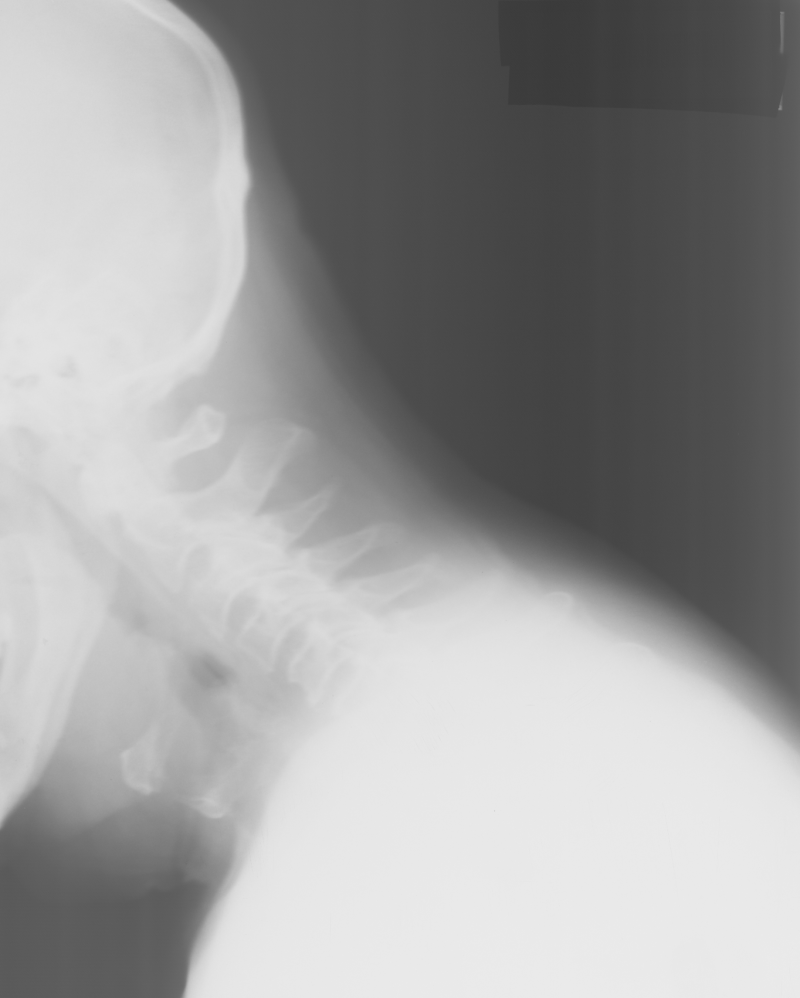
#> input picture exam/data/pixelwiseOperations/vertebra.png, 800 x 998 px, found by its file name
$ python Exercise3.py
#> lines starting #> are read from the running program, lines starting #| are printed output that depends on the picture; after the words box and inside, x2 and y2 are one past the last pixel; in counts of white or black regions, pixels touching at a corner belong together; long printed decimals are rounded
from skimage import color, io, measure, img_as_ubyte, img_as_float
from skimage.measure import profile_line
from skimage.transform import rescale, resize
from skimage.filters import threshold_otsu
import matplotlib.pyplot as plt
import numpy as np
import pydicom as dicom
import math

# Directory containing data and images
in_dir = "data/"

# X-ray image
im_name = "vertebra.png"

im_org = io.imread(in_dir + im_name)
#> im_org is the input picture: shape (998, 800); min 57, max 235, mean 156.2

im_name = "dark_background.png"

im_dark = io.imread(in_dir + im_name)
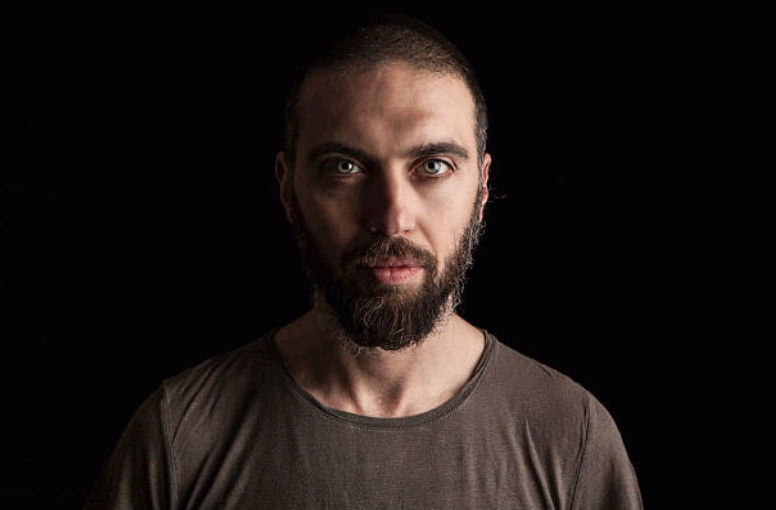
#> input picture exam/data/pixelwiseOperations/dark_background.png, 776 x 510 px, found by its file name
#> im_dark is the input picture: shape (510, 776, 3); mean R, G, B 31, 23.2, 21.8

# No the full scale of the gray-scle spectrum is not used, as
# the minimum value is 0 and the maximum value is 255
def showMinimumAndMaximumValues():
    print(f"Minimum value: {np.min(im_org)}")
#| Minimum value: 57
    print(f"Maximum value: {np.max(im_org)}")
#| Maximum value: 235
showMinimumAndMaximumValues()


# Exercise 2
# Yes it is bimodal as there are two peaks in the histogram
def displayImageAndHistogram():
    fig, ax = plt.subplots(1, 2, figsize=(10, 5))
    ax[0].imshow(im_org, cmap="gray")
    ax[0].set_title("Image")
    ax[0].axis("off")
    ax[1].hist(im_org.ravel(), bins=256, range=[0, 256])
    ax[1].set_title("Histogram")
    plt.show()
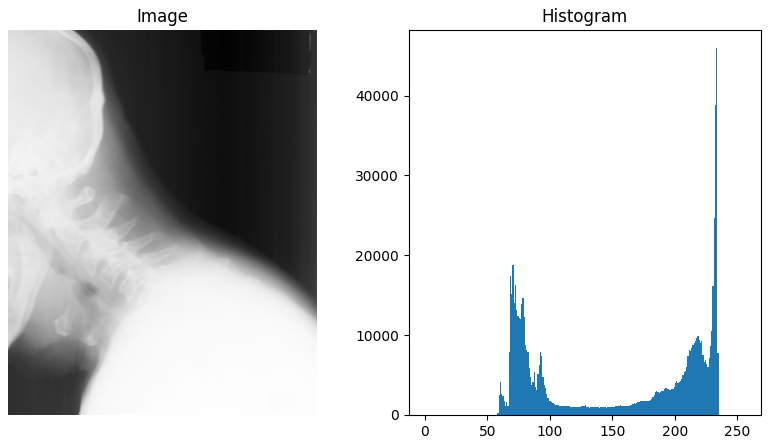
#> figure drawn by matplotlib, 2 panels; panel 2: tallest bar 45929 high, from x = 233 to 234
displayImageAndHistogram()

# Exercise 3
def showMaxAndMinOfFloatImage():
    im_float = img_as_float(im_org)
    print(f"Minimum value rgb: {np.min(im_org)}")
#| Minimum value rgb: 57
    print(f"Maximum value rgb: {np.max(im_org)}")
#| Maximum value rgb: 235
    print(f"Minimum value float: {np.min(im_float)}")
#| Minimum value float: 0.2235
    print(f"Maximum value float: {np.max(im_float)}")
#| Maximum value float: 0.9216
showMaxAndMinOfFloatImage()

# Exercise 4
# The Min and Max is as expected as they remain 57 and 235
def floatToUbyte():
    im_float = img_as_float(im_org)
    im_ubyte = img_as_ubyte(im_float)
    print(f"Minimum value: {np.min(im_ubyte)}")
#| Minimum value: 57
    print(f"Maximum value: {np.max(im_ubyte)}")
#| Maximum value: 235
floatToUbyte()

#
def histogram_stretch(img_in):
    """
    Stretches the histogram of an image
    :param img_in: Input image
    :return: Image, where the histogram is stretched so the min values is 0 and the maximum value 255
    """
    img_float = img_as_float(img_in)
    min_val = img_float.min()
#> min_val = 0.224
    max_val = img_float.max()
#> max_val = 0.922
    min_desired = 0.0
    max_desired = 1.0

    img_out = (img_float - min_val) * (max_desired - min_desired) / (max_val - min_val) + min_desired

    return img_as_ubyte(img_out)

def showHistogramStretch():
    im_stretched = histogram_stretch(im_org)
    fig, ax = plt.subplots(1, 2, figsize=(10, 5))
    ax[0].imshow(im_stretched, cmap="gray")
    ax[0].set_title("Image")
    ax[0].axis("off")
    ax[1].hist(im_stretched.ravel(), bins=256, range=[0, 256])
    ax[1].set_title("Histogram")
    plt.show()
#> figure, not shown here; panel 2: tallest bar 45929 high, from x = 252 to 253
showHistogramStretch()

# Exercise 6
def showOriginalAndStretched():
    im_stretched = histogram_stretch(im_org)
    fig, ax = plt.subplots(2, 2, figsize=(10, 10))

    # Original image and histogram
    ax[0, 0].imshow(im_org, cmap="gray")
    ax[0, 0].set_title("Original Image")
    ax[0, 0].axis("off")
    ax[0, 1].hist(im_org.ravel(), bins=256, range=[0, 256])
    ax[0, 1].set_title("Original Histogram")

    # Stretched image and histogram
    ax[1, 0].imshow(im_stretched, cmap="gray")
    ax[1, 0].set_title("Stretched Image")
    ax[1, 0].axis("off")
    ax[1, 1].hist(im_stretched.ravel(), bins=256, range=[0, 256])
    ax[1, 1].set_title("Stretched Histogram")

    plt.show()
#> figure, not shown here; panel 2: tallest bar 45929 high, from x = 233 to 234; panel 4: tallest bar 45929 high, from x = 252 to 253
showOriginalAndStretched()

# Exercise 7
def gamma_map(img, gamma):
    """
    Applies gamma correction to the input image.
    :param img: Input image
    :param gamma: Gamma value for correction
    :return: Gamma corrected image as unsigned byte
    """
#> called with gamma = 0.5
    img_float = img_as_float(img)
    img_gamma_corrected = np.power(img_float, gamma)
    return img_as_ubyte(img_gamma_corrected)

# Exercise 8
def showOriginalAndGammaCorrected(gamma):
    im_gamma_corrected = gamma_map(im_org, gamma)
    fig, ax = plt.subplots(2, 2, figsize=(10, 10))

    # Original image and histogram
    ax[0, 0].imshow(im_org, cmap="gray")
    ax[0, 0].set_title("Original Image")
    ax[0, 0].axis("off")
    ax[0, 1].hist(im_org.ravel(), bins=256, range=[0, 256])
    ax[0, 1].set_title("Original Histogram")

    # Gamma corrected image and histogram
    ax[1, 0].imshow(im_gamma_corrected, cmap="gray")
    ax[1, 0].set_title(f"Gamma Corrected Image (gamma={gamma})")
    ax[1, 0].axis("off")
    ax[1, 1].hist(im_gamma_corrected.ravel(), bins=256, range=[0, 256])
    ax[1, 1].set_title("Gamma Corrected Histogram")

    plt.show()
#> figure, not shown here; panel 2: tallest bar 45929 high, from x = 233 to 234; panel 4: tallest bar 63478 high, from x = 243 to 244

# Example usage:
showOriginalAndGammaCorrected(0.5)
showOriginalAndGammaCorrected(2.0)
#> call 2 of gamma_map, with gamma = 2
#> in gamma_map (call 2), `img_gamma_corrected = np.power(img_float, gamma)`:
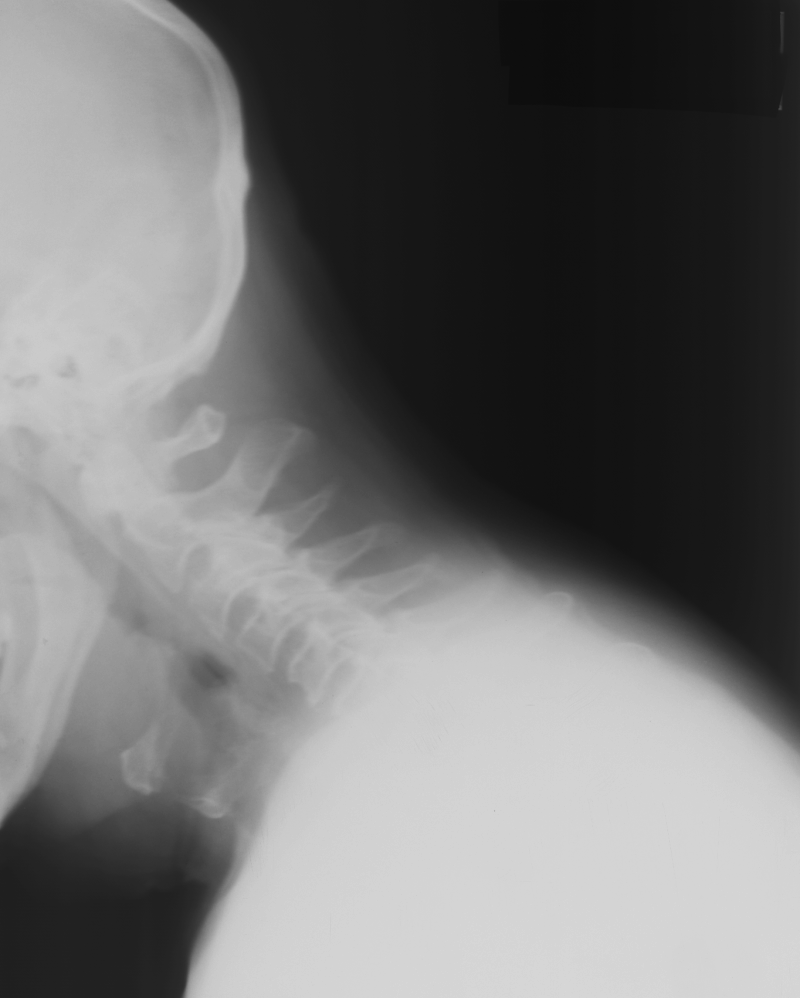
#> img_gamma_corrected: shape (998, 800) float64; min 0.05, max 0.849, mean 0.444

# Exercise 9
def threshold_image(img_in, thres):
    """
    Apply a threshold in an image and return the resulting image
    :param img_in: Input image
    :param thres: The threshold value in the range [0, 255]
    :return: Resulting image (unsigned byte) where background is 0 and foreground is 255
    """
#> called with thres = 128
    img_ubyte = img_as_ubyte(img_in)
    img_thresholded = np.where(img_ubyte > thres, 255, 0)
#> img_thresholded: shape (998, 800) int64; 58.5% white; 14 black regions (12 under 20 px), largest, box (x1, y1, x2, y2) and area: (171, 0, 800, 721) 297294, (0, 798, 211, 998) 34185
    return img_thresholded.astype(np.uint8)


def showOriginalAndThresholded(thres):
    im_thresholded = threshold_image(im_org, thres)
    fig, ax = plt.subplots(2, 2, figsize=(10, 10))

    # Original image and histogram
    ax[0, 0].imshow(im_org, cmap="gray")
    ax[0, 0].set_title("Original Image")
    ax[0, 0].axis("off")
    ax[0, 1].hist(im_org.ravel(), bins=256, range=[0, 256])
    ax[0, 1].set_title("Original Histogram")

    # Thresholded image and histogram
    ax[1, 0].imshow(im_thresholded, cmap="gray")
    ax[1, 0].set_title(f"Thresholded Image (threshold={thres})")
    ax[1, 0].axis("off")
    ax[1, 1].hist(im_thresholded.ravel(), bins=256, range=[0, 256])
    ax[1, 1].set_title("Thresholded Histogram")

    plt.show()
#> figure, not shown here; panel 2: tallest bar 45929 high, from x = 233 to 234; panel 4: tallest bar 466904 high, from x = 255 to 256

# Example usage:
showOriginalAndThresholded(128)

# Exercise 10
def test_thresholds():
    thresholds = [50, 100, 150, 200]
    for thres in thresholds:
        showOriginalAndThresholded(thres)

# Example usage:
test_thresholds()


# Exercise 11
def apply_otsu_threshold(img):
    """
    Apply Otsu's thresholding method to an image.
    :param img: Input image
    :return: Thresholded image using Otsu's method
    """
    img_ubyte = img_as_ubyte(img)
    otsu_threshold = threshold_otsu(img_ubyte)
#> otsu_threshold = 148
    img_thresholded = np.where(img_ubyte > otsu_threshold, 255, 0)
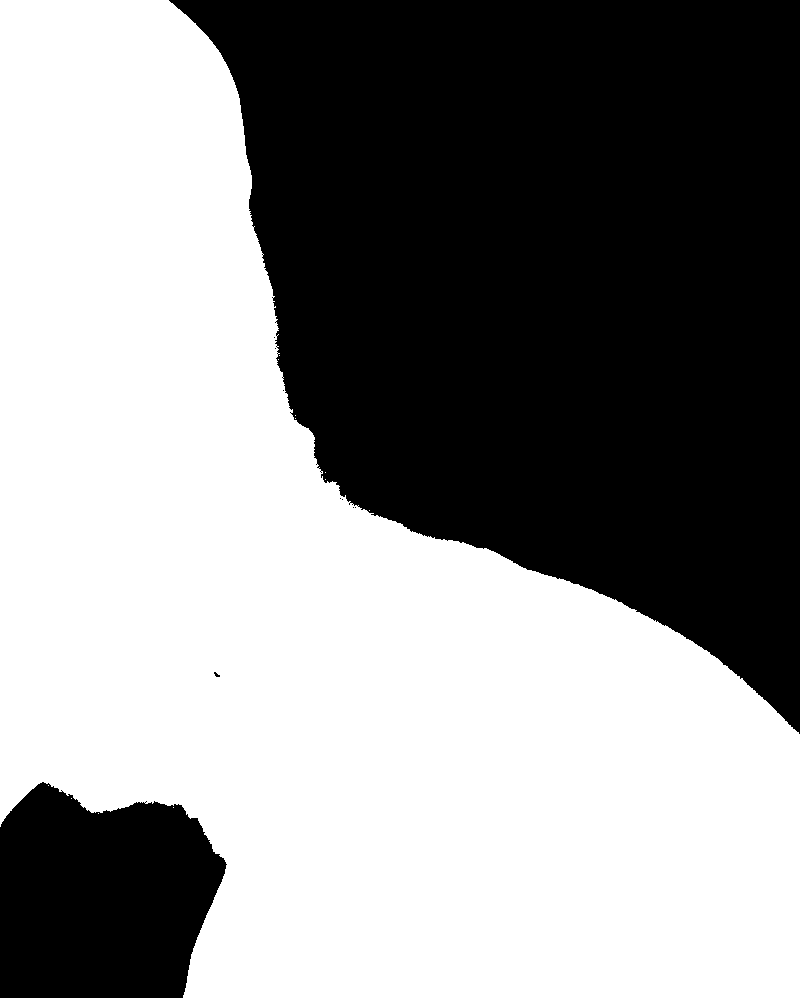
#> img_thresholded: shape (998, 800) int64; 56% white; 10 black regions (8 under 20 px), largest, box (x1, y1, x2, y2) and area: (169, 0, 800, 734) 311456, (0, 782, 227, 998) 39669
    return img_thresholded.astype(np.uint8), otsu_threshold

def showOriginalAndOtsuThresholded():
    im_thresholded, otsu_threshold = apply_otsu_threshold(im_org)
#> otsu_threshold = 148
    fig, ax = plt.subplots(2, 2, figsize=(10, 10))

    # Original image and histogram
    ax[0, 0].imshow(im_org, cmap="gray")
    ax[0, 0].set_title("Original Image")
    ax[0, 0].axis("off")
    ax[0, 1].hist(im_org.ravel(), bins=256, range=[0, 256])
    ax[0, 1].set_title("Original Histogram")

    # Otsu thresholded image and histogram
    ax[1, 0].imshow(im_thresholded, cmap="gray")
    ax[1, 0].set_title(f"Otsu Thresholded Image (threshold={otsu_threshold})")
    ax[1, 0].axis("off")
    ax[1, 1].hist(im_thresholded.ravel(), bins=256, range=[0, 256])
    ax[1, 1].set_title("Otsu Thresholded Histogram")

    plt.show()
#> figure, not shown here; panel 2: tallest bar 45929 high, from x = 233 to 234; panel 4: tallest bar 447251 high, from x = 255 to 256

# Example usage:
showOriginalAndOtsuThresholded()

#Exercise 12
def showOriginalAndOtsuThresholdedNewImage():
    im_dark_gray = color.rgb2gray(im_dark)
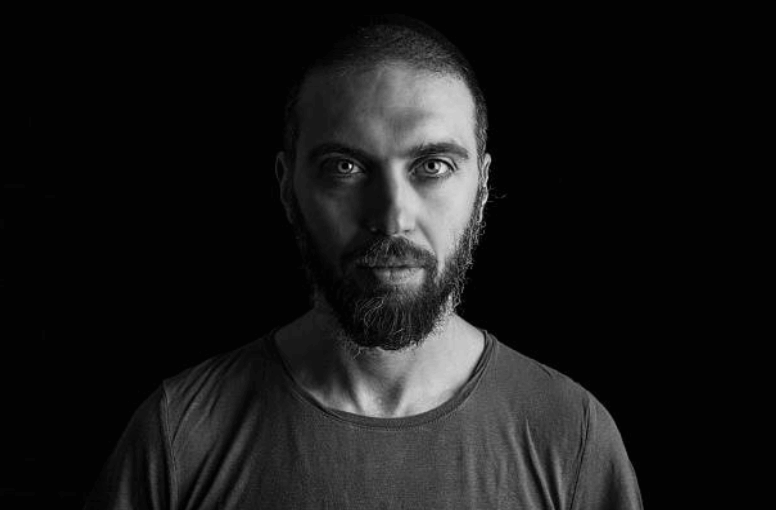
#> im_dark_gray: shape (510, 776) float64; min 0, max 0.951, mean 0.0971
    im_thresholded, otsu_threshold = apply_otsu_threshold(im_dark_gray)
#> in apply_otsu_threshold (call 2), `otsu_threshold = threshold_otsu(img_ubyte)`: otsu_threshold = 58
#> in apply_otsu_threshold (call 2), `img_thresholded = np.where(img_ubyte > otsu_threshold, 255, 0)`:
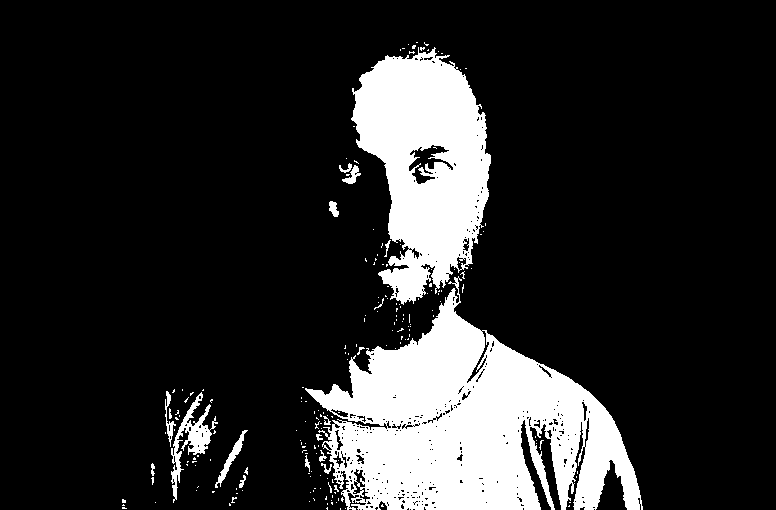
#> img_thresholded: shape (510, 776) int64; 16.7% white; 197 white regions (178 under 20 px), largest, box (x1, y1, x2, y2) and area: (305, 276, 643, 510) 40669, (351, 47, 491, 305) 22144, (171, 392, 218, 503) 1323
#> otsu_threshold = 58
    fig, ax = plt.subplots(2, 2, figsize=(10, 10))

    # Original image and histogram
    ax[0, 0].imshow(im_dark_gray, cmap="gray")
    ax[0, 0].set_title("Original Image")
    ax[0, 0].axis("off")
    ax[0, 1].hist(im_dark_gray.ravel(), bins=256, range=[0, 1])
    ax[0, 1].set_title("Original Histogram")

    # Otsu thresholded image and histogram
    ax[1, 0].imshow(im_thresholded, cmap="gray")
    ax[1, 0].set_title(f"Otsu Thresholded Image (threshold={otsu_threshold})")
    ax[1, 0].axis("off")
    ax[1, 1].hist(im_thresholded.ravel(), bins=256, range=[0, 256])
    ax[1, 1].set_title("Otsu Thresholded Histogram")

    plt.show()
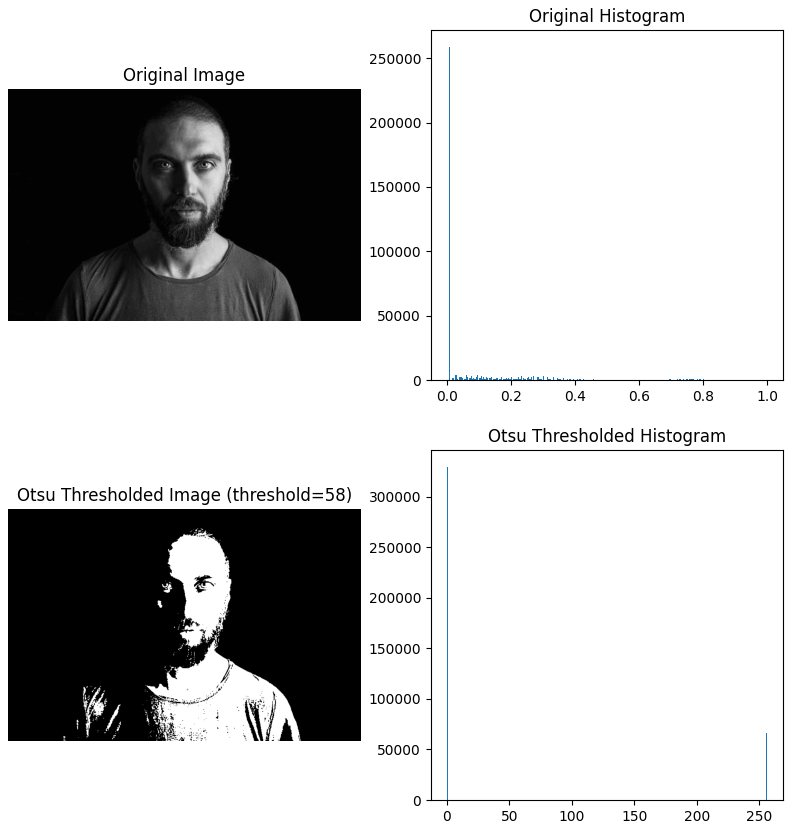
#> figure drawn by matplotlib, 4 panels; panel 2: tallest bar 258904 high, from x = 0.00781 to 0.0117; panel 4: tallest bar 329739 high, from x = 0 to 1

# Example usage:
showOriginalAndOtsuThresholdedNewImage()

# Exercise 13
# [12 lines left out: function detect_dtu_signs, not called in this run]

def showOriginalAndDetectedSigns():
    im_name = "DTUSigns2.jpg"
#> (the run stopped early here; a loop or call above may not have finished)
